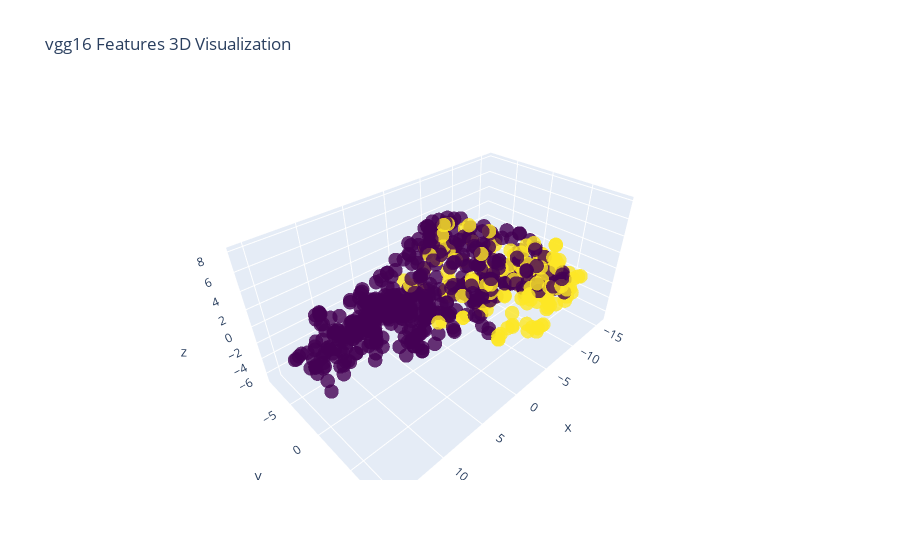

The notebook cell this image was saved under:
### Code cell
from mpl_toolkits.mplot3d import Axes3D 
tsne = TSNE(n_components=3, random_state=42)
features_3d = tsne.fit_transform(features)

import plotly.graph_objects as go

x = features_3d[:, 0].flatten()
y = features_3d[:, 1].flatten()
z = features_3d[:, 2].flatten()
colors = labels.flatten()

fig = go.Figure(data=[go.Scatter3d(
    x=x, y=y, z=z,
    mode='markers',
    marker=dict(
        size=5,
        color=colors,
        colorscale='Viridis',
        opacity=0.8
    )
)])

fig.update_layout(title=f'{BACKBONE} Features 3D Visualization')
fig.show()

### Figure 1 — Plotly figure (JSON) as saved in the notebook; plotly's stock layout.template omitted (floating-point values rounded to 4 significant figures; data arrays with more than 128 entries replaced by an {"elided": "..."} marker saying what was removed)
{"data": [{"marker": {"color": {"elided": "648 int values"}, "colorscale": [[0.0, "#440154"], [0.1111, "#482878"], [0.2222, "#3e4989"], [0.3333, "#31688e"], [0.4444, "#26828e"], [0.5556, "#1f9e89"], [0.6667, "#35b779"], [0.7778, "#6ece58"], [0.8889, "#b5de2b"], [1.0, "#fde725"]], "opacity": 0.8, "size": 5}, "mode": "markers", "x": {"elided": "648 float values"}, "y": {"elided": "648 float values"}, "z": {"elided": "648 float values"}, "type": "scatter3d"}], "layout": {"title": {"text": "vgg16 Features 3D Visualization"}}}
